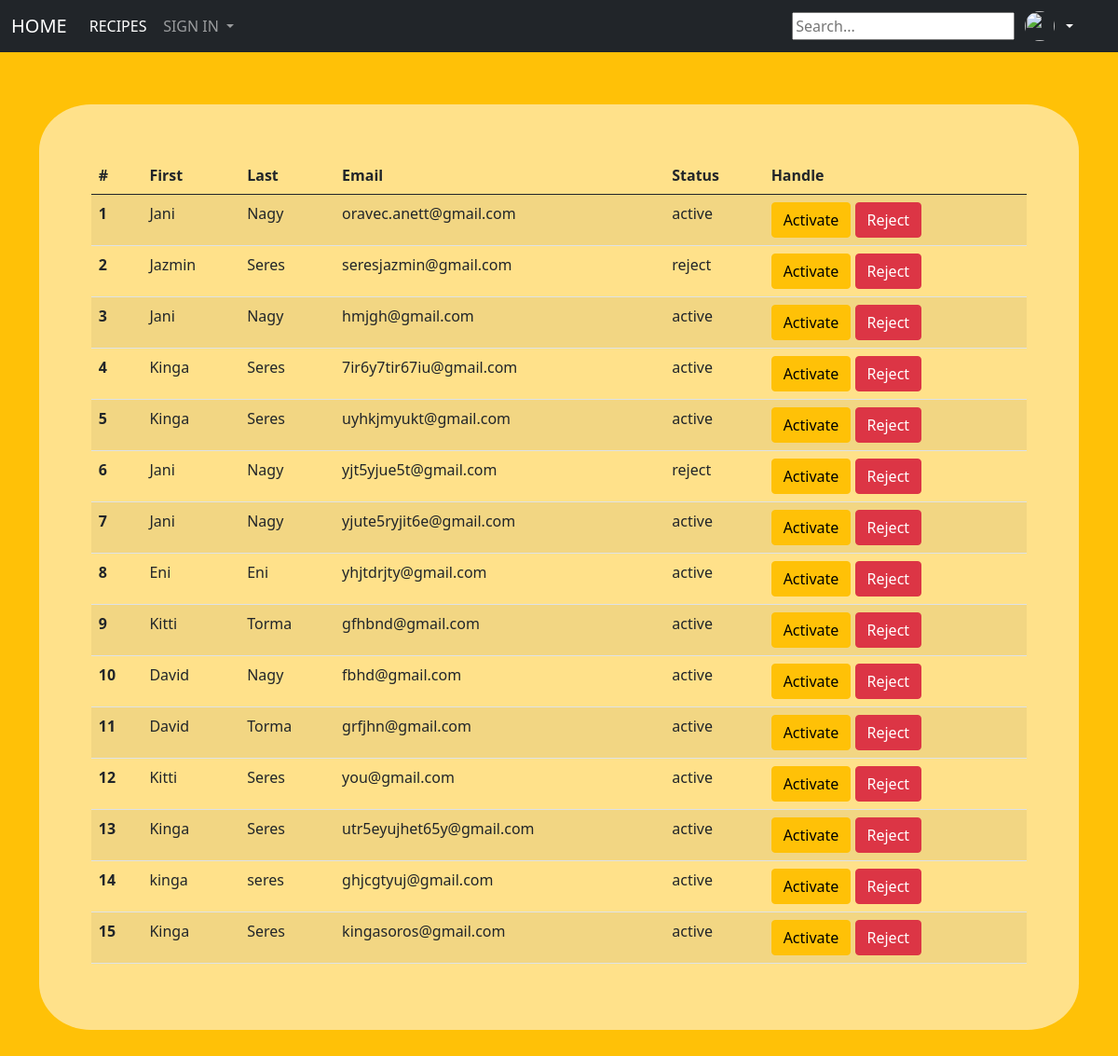
/html/adm.php, run on the app's committed database.
### tables this page shows
CREATE TABLE `profil` (
  `profil_id` int(11) NOT NULL,
  `password` varchar(255) NOT NULL,
  `last_name` varchar(140) NOT NULL,
  `phone_numb` int(11) NOT NULL,
  `user_name` varchar(140) NOT NULL,
  `first_name` varchar(140) NOT NULL,
  `email` varchar(255) NOT NULL,
  `activated` tinyint(1) DEFAULT 0,
  `activation_token` varchar(64) NOT NULL,
  `activation_expire` datetime DEFAULT current_timestamp(),
  `forgotten_password_token` varchar(255) NOT NULL,
  `forgotten_password_expires` datetime NOT NULL DEFAULT current_timestamp(),
  `img` varchar(255) NOT NULL
);

### html/adm.php (the view, shortened to what this page needs)
<?php
require "db_conn.php";
$query="SELECT `profil_id`, `last_name`, `first_name`, `email`, `activated` FROM `profil`";
$result = $conn->query($query);
?>
<!DOCTYPE html>
<html>
    <head>
        <link href="https://cdn.jsdelivr.net/npm/bootstrap@5.0.2/dist/css/bootstrap.min.css" rel="stylesheet"
>
        <link rel="stylesheet" href="../style.css">
    </head>
    <body>
      <nav class="navbar navbar-expand-lg navbar-dark bg-dark">
        <div class="container-fluid">
          <a class="navbar-brand" href="../index.php">HOME</a>
          <div class="collapse navbar-collapse" id="navbarSupportedContent">
            <ul class="navbar-nav me-auto mb-2 mb-lg-0">
              <li class="nav-item">
                <a class="nav-link active" aria-current="page" href="rec.php">RECIPES</a>
              </li>
              <li class="nav-item dropdown">
                <a class="nav-link dropdown-toggle" href="sign_in.php" id="navbarDropdown" role="button" data-bs-toggle="dropdown" aria-expanded="false">
                  SIGN IN
                </a>
              </li>
            </ul>
            <form class="d-flex" action="search_ing.php" method="get">
                <input type="text" id="searchInput" onkeyup="showResult(this.value)" placeholder="Search...">
            </form>
          <div class="dropdown">
          <a href="#" class="d-flex align-items-center text-white text-decoration-none dropdown-toggle" id="dropdownUser1"
          data-bs-toggle="dropdown" aria-expanded="false">
          <img src="images/<?php if (isset($_SESSION['img'])) { echo htmlspecialchars($_SESSION['img']); } ?>" alt="" width="32" height="32" class="rounded-circle me-2">
          </a>
        </div>
      </div>
      </div>
    </nav>
      <div class="container">
        <main class="cont_2">
        <table class="table table-striped">
        <thead>
        <tr>
          <th scope="col">#</th>
          <th scope="col">First</th>
          <th scope="col">Last</th>
          <th scope="col">Email</th>
          <th scope="col">Status</th>
          <th scope="col">Handle</th>
        </tr>
      </thead>
      <tbody>
      <?php if ($result->num_rows > 0) {
    $rowNumber = 1;
    while ($row = $result->fetch_assoc()) {
        $id = $row['profil_id'];
        $last_name = $row['last_name'];
        $first_name = $row['first_name'];
        $email = $row['email'];
        $activated = $row['activated'] == 1 ? "active" : "reject";
        echo '<tr>';
        echo '<th scope="row">' . $rowNumber . '</th>';
        echo '<td>' . htmlspecialchars($first_name) . '</td>';
        echo '<td>' . htmlspecialchars($last_name) . '</td>';
        echo '<td>' . htmlspecialchars($email) . '</td>';
        echo '<td>' . htmlspecialchars($activated) . '</td>';
        echo '<td>
                <form action="adm_check.php" method="post" style="display:inline;">
                    <input type="hidden" name="id" value="' . htmlspecialchars($id) . '">
                    <button type="submit" name="action" value="activate" class="btn btn-warning">Activate</button>
                    <button type="submit" name="action" value="reject" class="btn btn-danger">Reject</button>
                </form>
              </td>';
        echo '</tr>';
        $rowNumber++;
    }} ?>
      </tbody>
        </table>
        </main>
    </body>
</html>

### style.css (style rules this page uses)
body { background-color: #ffc107; }
.cont_2 { margin:5% auto; background-color: rgba(255, 255, 255, 0.528); padding: 5%; border-radius: 5%; }
nav { padding-right:3%; }
.dropdown { margin-left: 1%; }
a { color: #000; text-decoration: none; }

### data on the page
profil: first_name "Jani", last_name "Nagy", email "oravec.anett@gmail.com", activated "active"
profil: first_name "Jazmin", last_name "Seres", email "seresjazmin@gmail.com", activated "reject"
profil: first_name "Jani", last_name "Nagy", email "hmjgh@gmail.com", activated "active"
profil: first_name "Kinga", last_name "Seres", email "7ir6y7tir67iu@gmail.com", activated "active"
profil: first_name "Kinga", last_name "Seres", email "uyhkjmyukt@gmail.com", activated "active"
profil: first_name "Jani", last_name "Nagy", email "yjt5yjue5t@gmail.com", activated "reject"
profil: first_name "Jani", last_name "Nagy", email "yjute5ryjit6e@gmail.com", activated "active"
profil: first_name "Eni", last_name "Eni", email "yhjtdrjty@gmail.com", activated "active"
profil: first_name "Kitti", last_name "Torma", email "gfhbnd@gmail.com", activated "active"
profil: first_name "David", last_name "Nagy", email "fbhd@gmail.com", activated "active"
profil: first_name "David", last_name "Torma", email "grfjhn@gmail.com", activated "active"
profil: first_name "Kitti", last_name "Seres", email "you@gmail.com", activated "active"
profil: first_name "Kinga", last_name "Seres", email "utr5eyujhet65y@gmail.com", activated "active"
profil: first_name "kinga", last_name "seres", email "ghjcgtyuj@gmail.com", activated "active"
profil: first_name "Kinga", last_name "Seres", email "kingasoros@gmail.com", activated "active"
